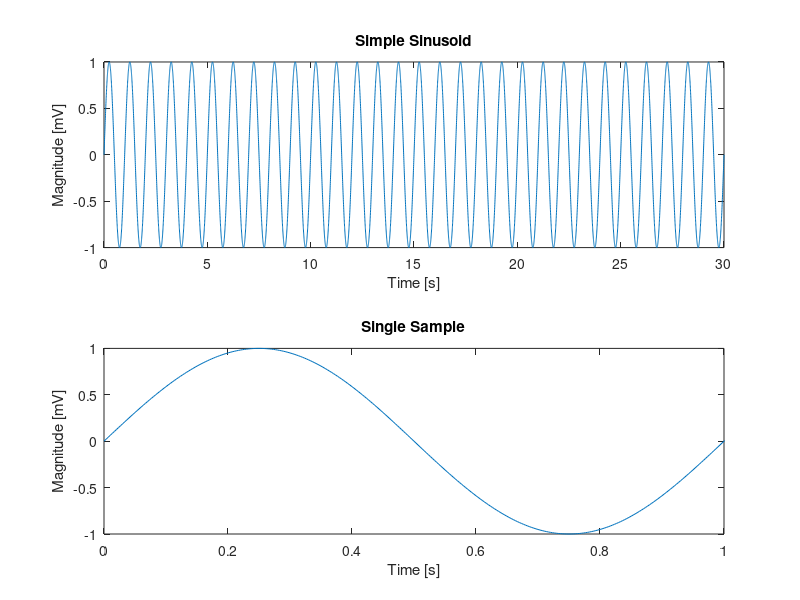
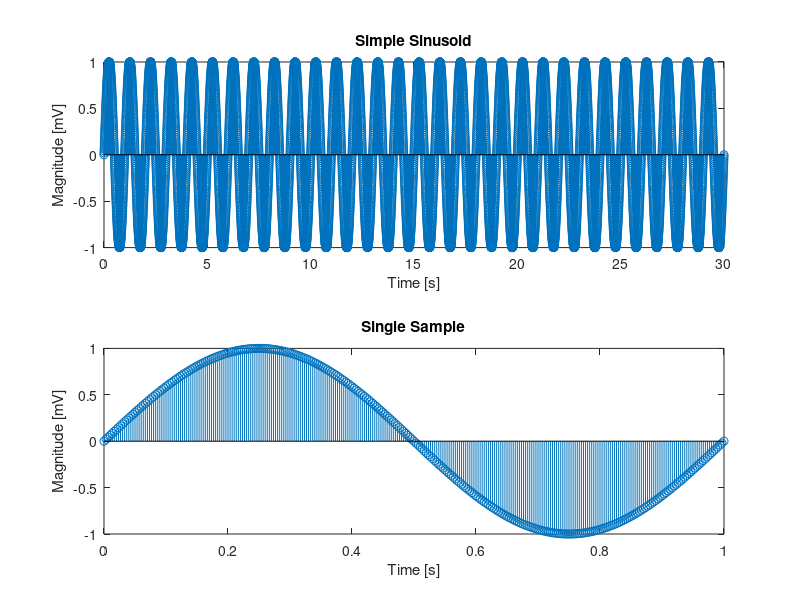

Here is the MATLAB script that generated these plots, in order: (Note: this script raises an error after producing the figures.)
%{
% Name: Joshua Vincent
% Lab: BIOE 162
% Session: M | T
% Date: 25 January 2021
%}

clear

% Model a simple sinusoid
fs = 300; % This is the sampling rate in the PhysioNet
dt = 1/fs; % Time between samples
ns = 30; % This is the median sample time in PhysioNet
t = 0:dt:ns;
a = 1;
f = 1; % 1 Hz
period = 1/f;
omega = 2*pi*f;
phi = 0;
y = a*sin((omega*t) + phi);

% Plot the data continuously
figure() % Create a new figure
subplot(211) % Switch to first figure
plot(t, y)
xlabel("Time [s]")
ylabel("Magnitude [mV]") % As an example
title("Simple Sinusoid")

% Zoom in on a single sample
subplot(212) % Switch to second row
plot(t, y)
xlim([0 period])
xlabel("Time [s]")
ylabel("Magnitude [mV]")
title("Single Sample")

% Plot the data discretely
figure()
subplot(211)
stem(t, y)
xlabel("Time [s]")
ylabel("Magnitude [mV]") % As an example
title("Simple Sinusoid")
subplot(212)
stem(t, y)
xlim([0 period])
xlabel("Time [s]")
ylabel("Magnitude [mV]")
title("Single Sample")

% Changing between coordinate spaces
a = [10 -13];
b = [-5 3];
[th, r] = cart2pol(a, b); % Cartesian to polar
[u, v] = pol2cart(th, r); % Polar to cartesian

% It is more convenient to perform calculations in polar space
a = [8 3];
b = [5 -6];
[th, r] = cart2pol(a, b); % Cartesian to polar
z = r.*exp(1j*th);
product = z(1)*z(2);
quotient = z(1)/z(2);
power = z(1)^3;

% Addition of complex numbers in cartesian space
a = [5 3];
b = [5 4];
z = complex(a, b);
sum = z(1) + z(2);

% Addition of complex numbers in polar space
th = [pi/6 pi/5];
r = [2 10];
z = r.*exp(1j*th);
sum = z(1) + z(2);

% Condense multiple sinusoids into a single sinusoids
a = 5;
b = -1;
[c, th] = condense(a, b);

% Plotting sinusoids and exponentially-varying sinusoids
t = 0:dt:50;
figure()

omega = pi/10;
theta = pi/3;
a = 3;
b = 2;
y = (a*cos((omega*t) + theta)) + (b*sin(omega*t));
subplot(211)
plot(t, y)
xlabel("Time [s]")
ylabel("Magnitude")
title("Superposition of Sinusoids")

omega1 = -0.2;
omega2 = pi/4;
a = 3;
y = a*exp(omega1*t).*cos(omega2*t);
subplot(212)
plot(t, y)
xlabel("Time [s]")
ylabel("Magnitude")
title("Exponential Decay of Sinusoid")

% What is the condition to condense sinusoids?
% The sinusoids must have the same angular frequency and phase.
function [c, th] = condense(a, b)
    c = atan(-b/a);
    th = acos(a/c);
end
